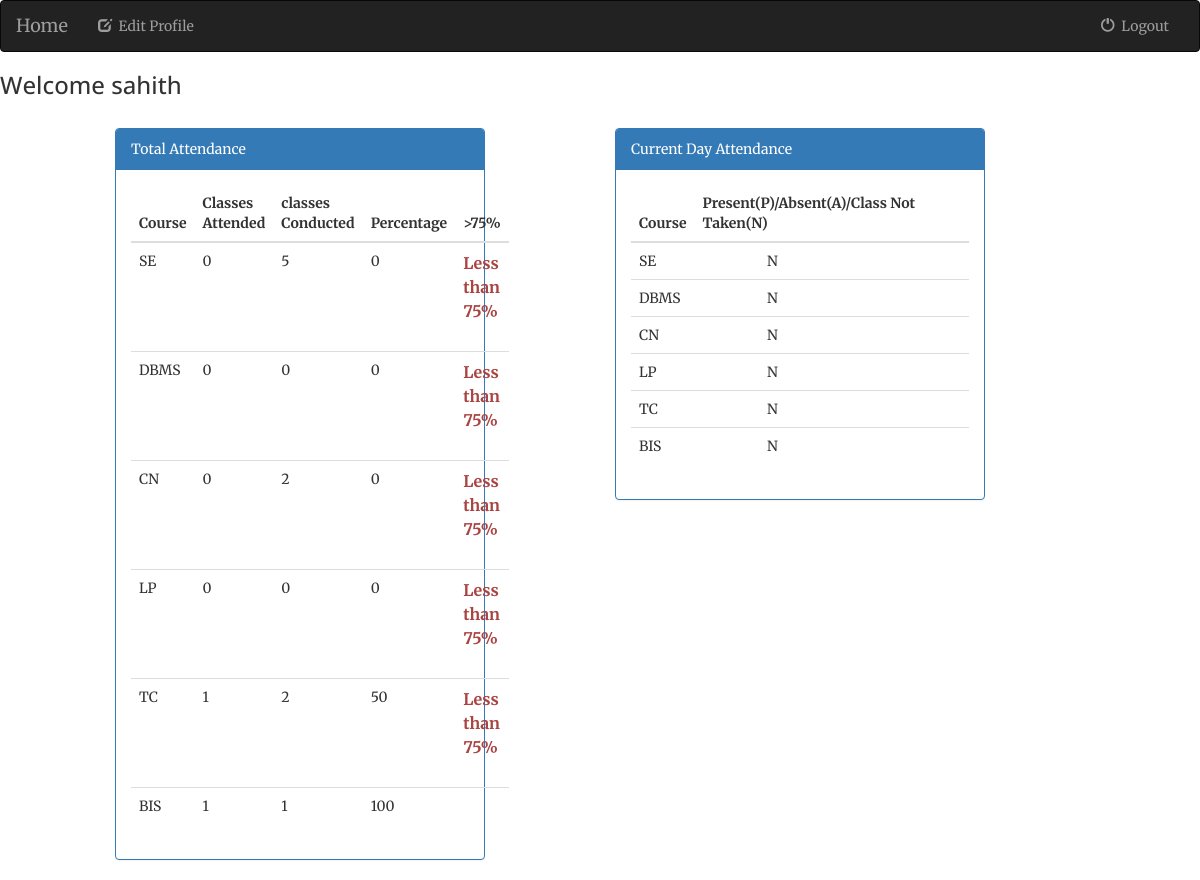
Screenshot of /student/studenthome/ (signed in) with the database file from the repository.
### student/models.py (models this page shows, shortened)
class RegisterStudent(models.Model):
    username = models.CharField(max_length=30, unique=True)
    email = models.EmailField(unique=True)
    studid = models.IntegerField(unique=True)
    password = models.CharField(max_length=20)
    bluetooth_addr = models.CharField(max_length=30, unique=True)
    approval = models.BooleanField(default=False)

class StudentCourses(models.Model):
    studentid = models.ForeignKey(RegisterStudent,on_delete=models.CASCADE)
    course = models.CharField(max_length=50)

### faculty/models.py (models this page shows, shortened)
class Register(models.Model):
    username = models.CharField(max_length=30, unique=True)
    email = models.EmailField(unique=True)
    factid = models.IntegerField(null=True)
    course= models.CharField(max_length=4,choices=COURSES,unique=True)
    count = models.IntegerField(default=0)
    password = models.CharField(max_length=20)
    approval = models.BooleanField(default=False)

### student/views.py (the view)
def shome(request):
    if 'id' in request.session:
        student = RegisterStudent.objects.get(pk=request.session['id'])
        s = Attendance_sheet.objects.filter(sid=student.studid)
        sc = StudentCourses.objects.filter(studentid=student)
        f = Register.objects.filter(approval=True)
        ca = {}
        for i in sc:
            curr_day = Attendance_sheet.objects.filter(sid=student.studid,date=date.today(),course=i.course)
            curr = Attendance_sheet.objects.filter(date=date.today(),course=i.course)
            if curr.count() > 0:
                if curr_day.count() == 1:
                    ca[i.course] = 'P'
                else:
                    ca[i.course] = 'A'
            else:
                ca[i.course] = 'N'
        dict = {}
        p = {}
        for i in sc:
            k = Attendance_sheet.objects.filter(sid=student.studid,course=i.course)
            dict[i.course] = k.count()
            s1 = Register.objects.filter(approval=True, course=i.course)
            if s1.count() > 0:
                t = Register.objects.get(approval=True, course=i.course)
                if t.count != 0:
                    p[i.course] = math.ceil((k.count()/t.count)*100)
                else:
                    p[i.course] = 0
            else:
                p[i.course] = 0
        return render(request,'student/studenthome.html',{'student':student,'f':f,'dict':dict,'p':p,'ca':ca})
    else:
        return redirect('student:slogin')

### student/templates/student/studenthome.html (shortened to what this page needs)
{% extends 'student/base.html' %}
{% block body %}
    <h3>Welcome {{ student.username }}</h3>
    <br>
    <div class="col-md-4 col-md-offset-1">
        <div class="panel panel-primary">
            <div class="panel-heading">
                Total Attendance
            </div>
            <div class="panel-body">
                 <table class="table table-hover">
            <thead>
                <tr>
                    <th>Course</th>
                    <th>Classes Attended</th>
                    <th>classes Conducted</th>
                    <th>Percentage</th>
                    <th> >75% </th>
                </tr>
            </thead>
            <tbody>
            {% for key,value in dict.items %}
                <tr>
                <td>
                    {{ key }}
                </td>
                <td>
                    {{ value }}
                </td>
                <td>
                    {% for j in f %}
                            {% if key == j.course %}
                                {{ j.count }}
                            {% endif %}
                        {% endfor %}
                </td>
                <td>
                    {% for k,v in p.items %}
                        {% if key == k %}
                            {{ v }}
                            <td>
                            {% if v < 75 %}
                                <p class="text-danger"><strong>Less than 75%</strong></p>
                                {% endif %}
                            </td>
                        {% endif %}
                        {% endfor %}
                </td>
                </tr>
            {% endfor %}
            </tbody>
        </table>
            </div>
        </div>
    </div>
    <div class="col-md-4 col-md-offset-1">
        <div class="panel panel-primary">
            <div class="panel-heading">
                Current Day Attendance
            </div>
            <div class="panel-body">
                 <table class="table table-hover">
            <thead>
                <tr>
                    <th>Course</th>
                    <th>Present(P)/Absent(A)/Class Not Taken(N)</th>
                </tr>
            </thead>
            <tbody>
            {% for key,value in ca.items %}
                <tr>
                <td>
                    {{ key }}
                </td>
                <td>
                    <div class="col-md-offset-3">
                    {{ value }}
                    </div>
                </td>
                </tr>
            {% endfor %}
            </tbody>
        </table>
            </div>
        </div>
    </div>
{% endblock %}

### rows the page displays
RegisterStudent: username "sahith"
StudentCourses: dict "SE", ca "SE"
Register: count "5"
StudentCourses: dict "DBMS", ca "DBMS"
Register: count "0"
StudentCourses: dict "CN", ca "CN"
Register: count "2"
StudentCourses: dict "LP", ca "LP"
Register: count "0"
StudentCourses: dict "TC", ca "TC"
Register: count "2"
StudentCourses: dict "BIS", ca "BIS"
Register: count "1"

### other values shown
{{ value }} "0" "0" "0" "0" "1" "1"
{{ v }} "0" "0" "0" "0" "50" "100"
{{ value }} "N" "N" "N" "N" "N" "N"
